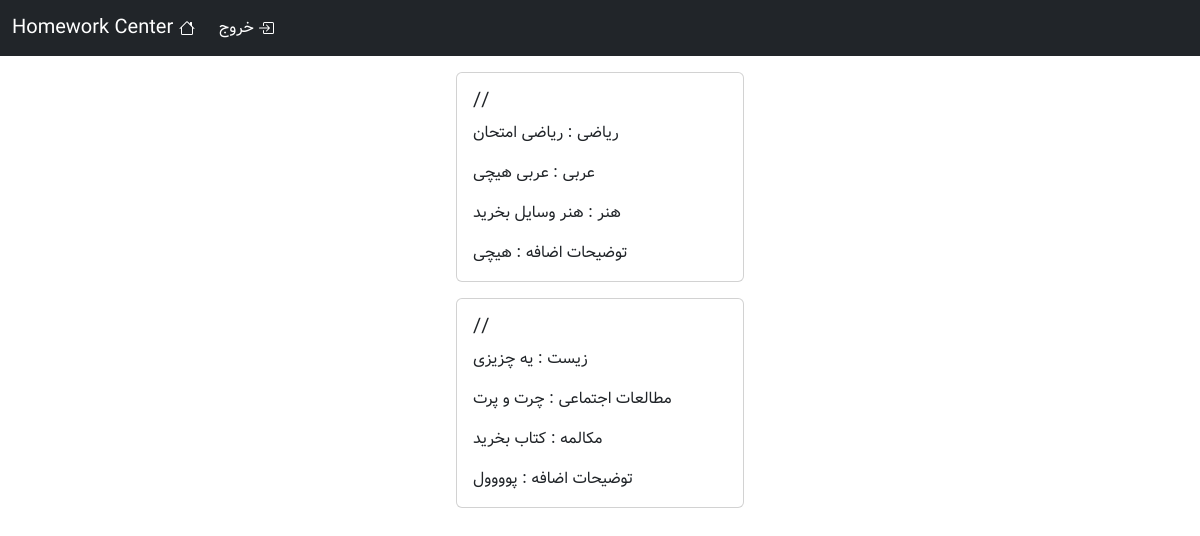
Page / (signed in) on the committed database.
### homework/models.py (models this page shows, shortened)
class WriteHomework(models.Model):
    date = models.DateField(blank=False)
    math = models.CharField(max_length=100 , blank=True)
    literature = models.CharField(max_length=100 , blank=True)
    biology = models.CharField(max_length=100 , blank=True)
    physics = models.CharField(max_length=100 , blank=True)
    religious = models.CharField(max_length=100 , blank=True)
    Defense_readiness = models.CharField(max_length=100 , blank=True)
    Social_studies = models.CharField(max_length=100 , blank=True)
    english = models.CharField(max_length=100 , blank=True)
    conversation = models.CharField(max_length=100 , blank=True)
    arabic = models.CharField(max_length=100 , blank=True)
    quran = models.CharField(max_length=100 , blank=True)
    writeing = models.CharField(max_length=100 , blank=True)
    art = models.CharField(max_length=100 , blank=True)
    more_description = models.TextField(max_length=250,blank=True)

### main/views.py (the view, shortened to what this page needs)
# urls.py: path('',views.MainPage.as_view(),name='main_page'),
class MainPage(LoginRequiredMixin,View):
    def get(self,request):
        allmodels = models.WriteHomework.objects.all()
        for model in allmodels:
            miladi_date = date(year=model.date.year,month=model.date.month,day=model.date.day).togregorian()
            shamsi_date = date.fromgregorian(year = miladi_date.year , month = miladi_date.month , day = miladi_date.day)
            model.date = f"{shamsi_date.year}/{shamsi_date.month}/{shamsi_date.day} {shamsi_date.strftime('%A')}"
            full_date = model.date
            if "Saturday" in full_date:
                model.date = full_date.replace('Saturday','شنبه')
            if "Sunday" in full_date:
                model.date = full_date.replace('Sunday','یکشنبه')
            if "Monday" in full_date:
                model.date = full_date.replace('Monday','دوشنبه')
            if "Tuesday" in full_date:
                model.date = full_date.replace('Tuesday','سه شنبه')
            if "Wednesday" in full_date:
                model.date = full_date.replace('Wednesday','چهارشنبه')
        sorted_models = sorted(allmodels, key=lambda x: x.date, reverse=True)
        return render(request,'main/mainpage.html',{"models":sorted_models})

### main/templates/main/mainpage.html (shortened to what this page needs)
{% extends "base.html" %}
{% block body %}
    {% for model in models%}
        <div class="card mx-auto mt-3 rounded" style="width: 18rem;">
            <div class="card-body">
                <h5 class="card-title">{{model.date}}</h5>
                {% if model.math != '' %}
                    <p class="card-text">ریاضی : {{model.math}}</p>
                {% endif %}
                {% if model.biology != '' %}
                    <p class="card-text">زیست : {{model.biology}}</p>
                {% endif %}
                {% if model.Social_studies != '' %}
                    <p class="card-text">مطالعات اجتماعی : {{model.Social_studies}}</p>
                {% endif %}
                {% if model.conversation != '' %}
                    <p class="card-text">مکالمه : {{model.conversation}}</p>
                {% endif %}
                {% if model.arabic != '' %}
                    <p class="card-text">عربی : {{model.arabic}}</p>
                {% endif %}
                {% if model.art != '' %}
                    <p class="card-text">هنر : {{model.art}}</p>
                {% endif %}
                {% if model.more_description != '' %}
                    <p class="card-text">توضیحات اضافه : {{model.more_description}}</p>
                {% endif %}
            </div>
        </div>
    {% endfor %}
{% endblock body %}

### rows in the picture
WriteHomework: date "//", math "ریاضی امتحان", arabic "عربی هیچی", art "هنر وسایل بخرید", more_description "هیچی"
WriteHomework: date "//", biology "یه چزیزی", Social_studies "چرت و پرت", conversation "کتاب بخرید", more_description "پوووول"
